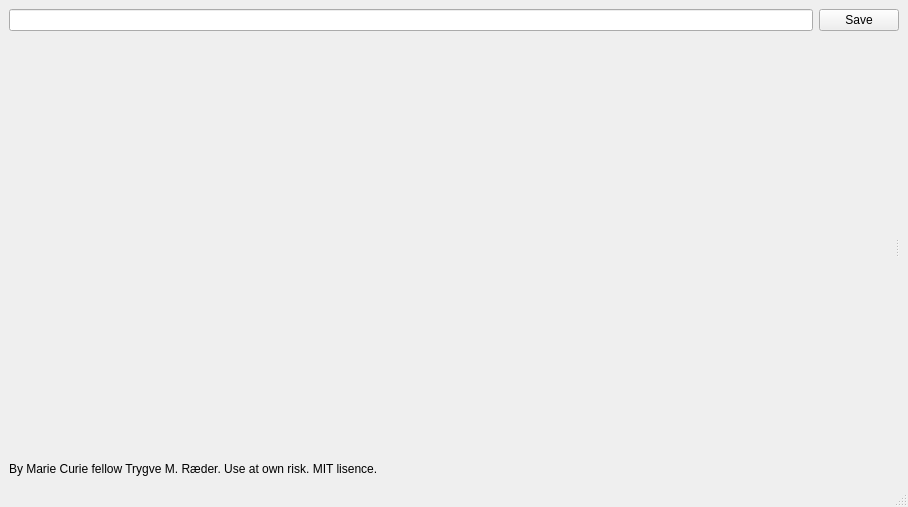
<?xml version="1.0" encoding="UTF-8"?>
<ui version="4.0">
 <class>MainWindow</class>
 <widget class="QMainWindow" name="MainWindow">
  <property name="geometry">
   <rect>
    <x>0</x>
    <y>0</y>
    <width>908</width>
    <height>507</height>
   </rect>
  </property>
  <property name="windowTitle">
   <string>Color shifter</string>
  </property>
  <widget class="QWidget" name="centralwidget">
   <layout class="QVBoxLayout" name="verticalLayout_4">
    <item>
     <layout class="QHBoxLayout" name="horizontalLayout">
      <item>
       <widget class="QLineEdit" name="path"/>
      </item>
      <item>
       <widget class="QPushButton" name="save_button">
        <property name="text">
         <string>Save</string>
        </property>
       </widget>
      </item>
     </layout>
    </item>
    <item>
     <widget class="QSplitter" name="splitter">
      <property name="sizePolicy">
       <sizepolicy hsizetype="Expanding" vsizetype="Preferred">
        <horstretch>1</horstretch>
        <verstretch>1</verstretch>
       </sizepolicy>
      </property>
      <property name="minimumSize">
       <size>
        <width>0</width>
        <height>1</height>
       </size>
      </property>
      <property name="orientation">
       <enum>Qt::Horizontal</enum>
      </property>
      <widget class="QWidget" name="verticalLayoutWidget">
       <layout class="QHBoxLayout" name="horizontalLayout_2">
        <property name="rightMargin">
         <number>0</number>
        </property>
        <item>
         <widget class="ImageView" name="image_in" native="true"/>
        </item>
        <item>
         <widget class="ImageView" name="image_out" native="true"/>
        </item>
       </layout>
      </widget>
      <widget class="QWidget" name="verticalLayoutWidget_2">
       <layout class="QVBoxLayout" name="verticalLayout_2">
        <item>
         <widget class="ImageView" name="original_colorspace" native="true"/>
        </item>
        <item>
         <widget class="ImageView" name="shifted_colorspace" native="true"/>
        </item>
       </layout>
      </widget>
     </widget>
    </item>
    <item>
     <widget class="QLabel" name="label">
      <property name="minimumSize">
       <size>
        <width>10</width>
        <height>0</height>
       </size>
      </property>
      <property name="text">
       <string>By Marie Curie fellow Trygve M. Ræder. Use at own risk. MIT lisence. </string>
      </property>
     </widget>
    </item>
   </layout>
  </widget>
  <widget class="QMenuBar" name="menubar">
   <property name="geometry">
    <rect>
     <x>0</x>
     <y>0</y>
     <width>908</width>
     <height>22</height>
    </rect>
   </property>
  </widget>
  <widget class="QStatusBar" name="statusbar"/>
 </widget>
 <customwidgets>
  <customwidget>
   <class>ImageView</class>
   <extends>QWidget</extends>
   <header>pyqtgraph</header>
   <container>1</container>
  </customwidget>
 </customwidgets>
 <resources/>
 <connections/>
</ui>
